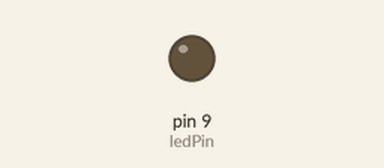
Bench run of a sketch on a simulated Arduino Uno, built with avr-gcc and run on an emulated ATmega328P. On the bench: output pins drawn as LEDs (lit = HIGH).

Above: at 0.1 s.
At 26.9 s:
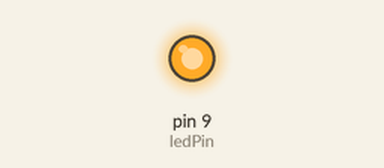
Timing chart, 0 to 31.9 s (numbered marks = the images above):
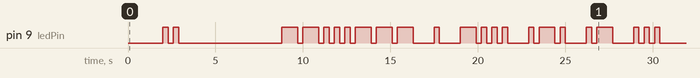

The sketch:

Morsecode.ino
```cpp
// Pin connected to LED
const int ledPin = 9;

// Dot and dash duration in milliseconds
int dotDuration = 300; // Default duration
int dashDuration = dotDuration * 3; // Dash is 3 times longer than dot

// Morse code timing
const int dotDelay = dotDuration;
const int dashDelay = dashDuration;
const int letterDelay = dotDuration * 3;
const int wordDelay = 1000;

// Morse code lookup table
const char* morseCode[] = {
  ".-",   // A
  "-...", // B
  "-.-.", // C
  "-..",  // D
  ".",    // E
  "..-.", // F
  "--.",  // G
  "....", // H
  "..",   // I
  ".---", // J
  "-.-",  // K
  ".-..", // L
  "--",   // M
  "-.",   // N
  "---",  // O
  ".--.", // P
  "--.-", // Q
  ".-.",  // R
  "...",  // S
  "-",    // T
  "..-",  // U
  "...-", // V
  ".--",  // W
  "-..-", // X
  "-.--", // Y
  "--.."  // Z
  ".---",  // 1
  "..--",  // 2
  "...--", // 3
  "....-", // 4
  ".....", // 5
  "-....", // 6
  "--...", // 7
  "---..", // 8
  "----.", // 9
  "-----" // 0
};

void setup() {

   // Wait for a while before starting
  delay(2000);

  pinMode(ledPin, OUTPUT);

  // Enter the message you want to convert to Morse code
  String message = "I 5 zebras";

  // Convert message to uppercase
  message.toUpperCase();

  // Flash the message in Morse code
  flashMorseCode(message);


}

  void flashMorseCode(String message) {
    for (int i = 0; i < message.length(); i++) {
      char c = message.charAt(i);

      if (c == ' ') {
        // Pause between words
        delay(wordDelay);
      } else {
        // Find the Morse code for the character
        int index = c - 'A';
        if (index >= 0 && index < 36) {
          const char* morse = morseCode[index];
          flashMorseCharacter(morse);
        }
      }

      // Pause between letters
      delay(letterDelay);
    }
  }

  void flashMorseCharacter(const char* morse) {
    for (int i = 0; morse[i] != '\0'; i++) {
      char symbol = morse[i];

      if (symbol == '.') {
        flashDot();
      } else if (symbol == '-') {
        flashDash();
      }

      // Pause between dots and dashes
      delay(dotDelay);
    }
  }

  void flashDot() {
    digitalWrite(ledPin, HIGH);
    delay(dotDuration);
    digitalWrite(ledPin, LOW);
  }

  void flashDash() {
    digitalWrite(ledPin, HIGH);
    delay(dashDuration);
    digitalWrite(ledPin, LOW);
  }


void loop() {
}
```
